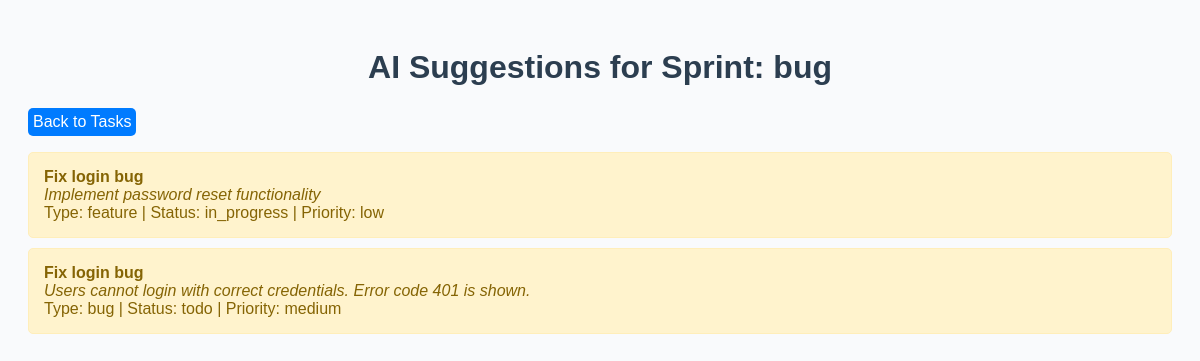
/sprints/1/ai-suggestions/, run on an earlier commit of the app's database.
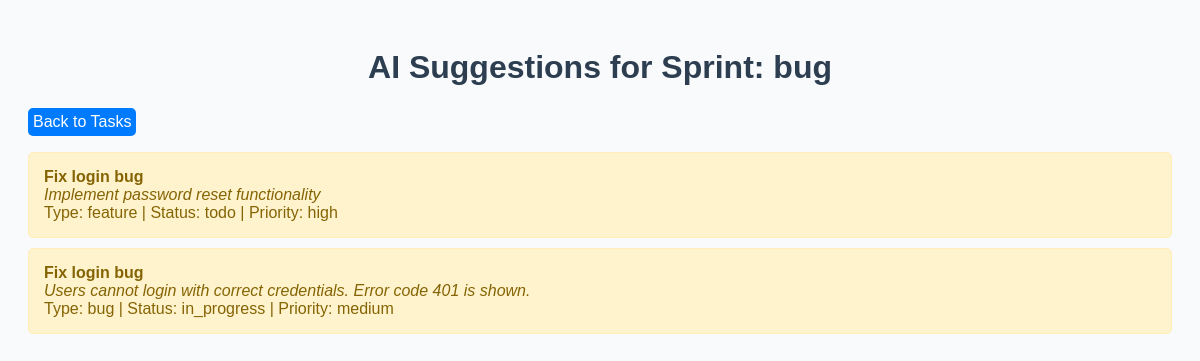
And on a later commit of the database.
### taskplannerapp/models.py (models this page shows, shortened)
class Task(models.Model):
    TASK_TYPES = [
        ('bug', 'Bug'),
        ('feature', 'Feature'),
        ('story', 'Story')
    ]
    STATUS_CHOICES = [
        ('todo', 'To Do'),
        ('in_progress', 'In Progress'),
        ('done', 'Done')
    ]
    PRIORITY_CHOICES = [
        ('low', 'Low'),
        ('medium', 'Medium'),
        ('high', 'High')
    ]
    title = models.CharField(max_length=255)
    description = models.TextField(blank=True)
    task_type = models.CharField(max_length=20, choices=TASK_TYPES)
    status = models.CharField(max_length=20, choices=STATUS_CHOICES, default='todo')
    priority = models.CharField(max_length=20, choices=PRIORITY_CHOICES, default='medium')
    sprint = models.ForeignKey(Sprint, on_delete=models.CASCADE, related_name='tasks')
    assignee = models.ForeignKey(User, on_delete=models.SET_NULL, null=True, blank=True, related_name='tasks')
    created_at = models.DateTimeField(auto_now_add=True)
    updated_at = models.DateTimeField(auto_now=True)

### taskplannerapp/views.py (the view)
# urls.py: path('sprints/<int:sprint_id>/ai-suggestions/', views.ai_suggestions, name='ai_suggestions'),
def ai_suggestions(request, sprint_id):
    sprint = get_object_or_404(Sprint, id=sprint_id)
    suggestions = sprint.tasks.order_by('-created_at')[:3]
    return render(request, 'ai_suggestions.html', {'sprint': sprint, 'suggestions': suggestions})

### Templates/ai_suggestions.html (shortened to what this page needs)
{% load static %}
<!DOCTYPE html>
<html lang="en">
<head>
    <link rel="stylesheet" href="{% static 'ai_suggestions.css' %}">
</head>
<body>
    <h1>AI Suggestions for Sprint: {{ sprint.name }}</h1>
    <a href="{% url 'task_list' sprint.id %}">Back to Tasks</a>
    {% if suggestions %}
        <ul class="suggestions">
            {% for task in suggestions %}
                <li>
                    <strong>{{ task.title }}</strong><br>
                    <em>{{ task.description }}</em><br>
                    Type: {{ task.task_type }} | Status: {{ task.status }} | Priority: {{ task.priority }}
                </li>
            {% endfor %}
        </ul>
    {% else %}
        <p>No AI suggestions available for this sprint.</p>
    {% endif %}
</body>
</html>

What changed in the data, as far as the page shows it:
changed Task "Implement password reset functionality": status "in_progress" → "todo"; priority "low" → "high"
changed Task "Users cannot login with correct credentials. Error code 401 is shown.": status "todo" → "in_progress"
